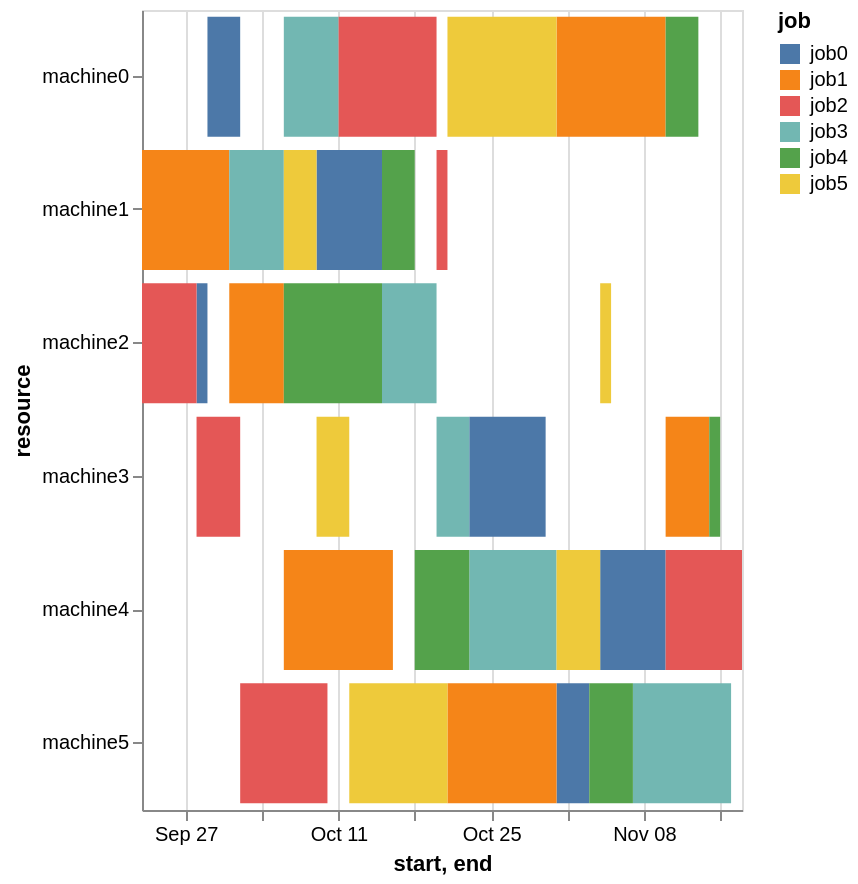

This figure's notebook cell:
### Code cell
plot_altair(model1_cpsat.to_df())

### Figure 1 — Vega-Lite specification as saved in the notebook (floating-point values rounded to 4 significant figures)
{"$schema": "https://vega.github.io/schema/vega-lite/v6.4.1.json", "config": {"view": {"continuousHeight": 300, "continuousWidth": 300}}, "data": {"name": "data-0a14b534eafca1ffd3fd9e51438ac29e"}, "datasets": {"data-0a14b534eafca1ffd3fd9e51438ac29e": [{"end": "2026-09-29T00:00:00", "job": "job0", "resource": "machine2", "start": "2026-09-28T00:00:00", "task": "task0"}, {"end": "2026-10-02T00:00:00", "job": "job0", "resource": "machine0", "start": "2026-09-29T00:00:00", "task": "task1"}, {"end": "2026-10-15T00:00:00", "job": "job0", "resource": "machine1", "start": "2026-10-09T00:00:00", "task": "task2"}, {"end": "2026-10-30T00:00:00", "job": "job0", "resource": "machine3", "start": "2026-10-23T00:00:00", "task": "task3"}, {"end": "2026-11-03T00:00:00", "job": "job0", "resource": "machine5", "start": "2026-10-31T00:00:00", "task": "task4"}, {"end": "2026-11-10T00:00:00", "job": "job0", "resource": "machine4", "start": "2026-11-04T00:00:00", "task": "task5"}, {"end": "2026-10-01T00:00:00", "job": "job1", "resource": "machine1", "start": "2026-09-23T00:00:00", "task": "task0"}, {"end": "2026-10-06T00:00:00", "job": "job1", "resource": "machine2", "start": "2026-10-01T00:00:00", "task": "task1"}, {"end": "2026-10-16T00:00:00", "job": "job1", "resource": "machine4", "start": "2026-10-06T00:00:00", "task": "task2"}, {"end": "2026-10-31T00:00:00", "job": "job1", "resource": "machine5", "start": "2026-10-21T00:00:00", "task": "task3"}, {"end": "2026-11-10T00:00:00", "job": "job1", "resource": "machine0", "start": "2026-10-31T00:00:00", "task": "task4"}, {"end": "2026-11-14T00:00:00", "job": "job1", "resource": "machine3", "start": "2026-11-10T00:00:00", "task": "task5"}, {"end": "2026-09-28T00:00:00", "job": "job2", "resource": "machine2", "start": "2026-09-23T00:00:00", "task": "task0"}, {"end": "2026-10-02T00:00:00", "job": "job2", "resource": "machine3", "start": "2026-09-28T00:00:00", "task": "task1"}, {"end": "2026-10-10T00:00:00", "job": "job2", "resource": "machine5", "start": "2026-10-02T00:00:00", "task": "task2"}, {"end": "2026-10-20T00:00:00", "job": "job2", "resource": "machine0", "start": "2026-10-11T00:00:00", "task": "task3"}, {"end": "2026-10-21T00:00:00", "job": "job2", "resource": "machine1", "start": "2026-10-20T00:00:00", "task": "task4"}, {"end": "2026-11-17T00:00:00", "job": "job2", "resource": "machine4", "start": "2026-11-10T00:00:00", "task": "task5"}, {"end": "2026-10-06T00:00:00", "job": "job3", "resource": "machine1", "start": "2026-10-01T00:00:00", "task": "task0"}, {"end": "2026-10-11T00:00:00", "job": "job3", "resource": "machine0", "start": "2026-10-06T00:00:00", "task": "task1"}, {"end": "2026-10-20T00:00:00", "job": "job3", "resource": "machine2", "start": "2026-10-15T00:00:00", "task": "task2"}, {"end": "2026-10-23T00:00:00", "job": "job3", "resource": "machine3", "start": "2026-10-20T00:00:00", "task": "task3"}, {"end": "2026-10-31T00:00:00", "job": "job3", "resource": "machine4", "start": "2026-10-23T00:00:00", "task": "task4"}, {"end": "2026-11-16T00:00:00", "job": "job3", "resource": "machine5", "start": "2026-11-07T00:00:00", "task": "task5"}, {"end": "2026-10-15T00:00:00", "job": "job4", "resource": "machine2", "start": "2026-10-06T00:00:00", "task": "task0"}, {"end": "2026-10-18T00:00:00", "job": "job4", "resource": "machine1", "start": "2026-10-15T00:00:00", "task": "task1"}, {"end": "2026-10-23T00:00:00", "job": "job4", "resource": "machine4", "start": "2026-10-18T00:00:00", "task": "task2"}, {"end": "2026-11-07T00:00:00", "job": "job4", "resource": "machine5", "start": "2026-11-03T00:00:00", "task": "task3"}, {"end": "2026-11-13T00:00:00", "job": "job4", "resource": "machine0", "start": "2026-11-10T00:00:00", "task": "task4"}, {"end": "2026-11-15T00:00:00", "job": "job4", "resource": "machine3", "start": "2026-11-14T00:00:00", "task": "task5"}, {"end": "2026-10-09T00:00:00", "job": "job5", "resource": "machine1", "start": "2026-10-06T00:00:00", "task": "task0"}, {"end": "2026-10-12T00:00:00", "job": "job5", "resource": "machine3", "start": "2026-10-09T00:00:00", "task": "task1"}, {"end": "2026-10-21T00:00:00", "job": "job5", "resource": "machine5", "start": "2026-10-12T00:00:00", "task": "task2"}, {"end": "2026-10-31T00:00:00", "job": "job5", "resource": "machine0", "start": "2026-10-21T00:00:00", "task": "task3"}, {"end": "2026-11-04T00:00:00", "job": "job5", "resource": "machine4", "start": "2026-10-31T00:00:00", "task": "task4"}, {"end": "2026-11-05T00:00:00", "job": "job5", "resource": "machine2", "start": "2026-11-04T00:00:00", "task": "task5"}]}, "encoding": {"color": {"field": "job", "type": "nominal"}, "x": {"field": "start", "type": "temporal"}, "x2": {"field": "end"}, "y": {"field": "resource", "type": "nominal"}}, "height": 400, "mark": {"type": "bar"}, "usermeta": {"embedOptions": {}}, "width": "container"}
